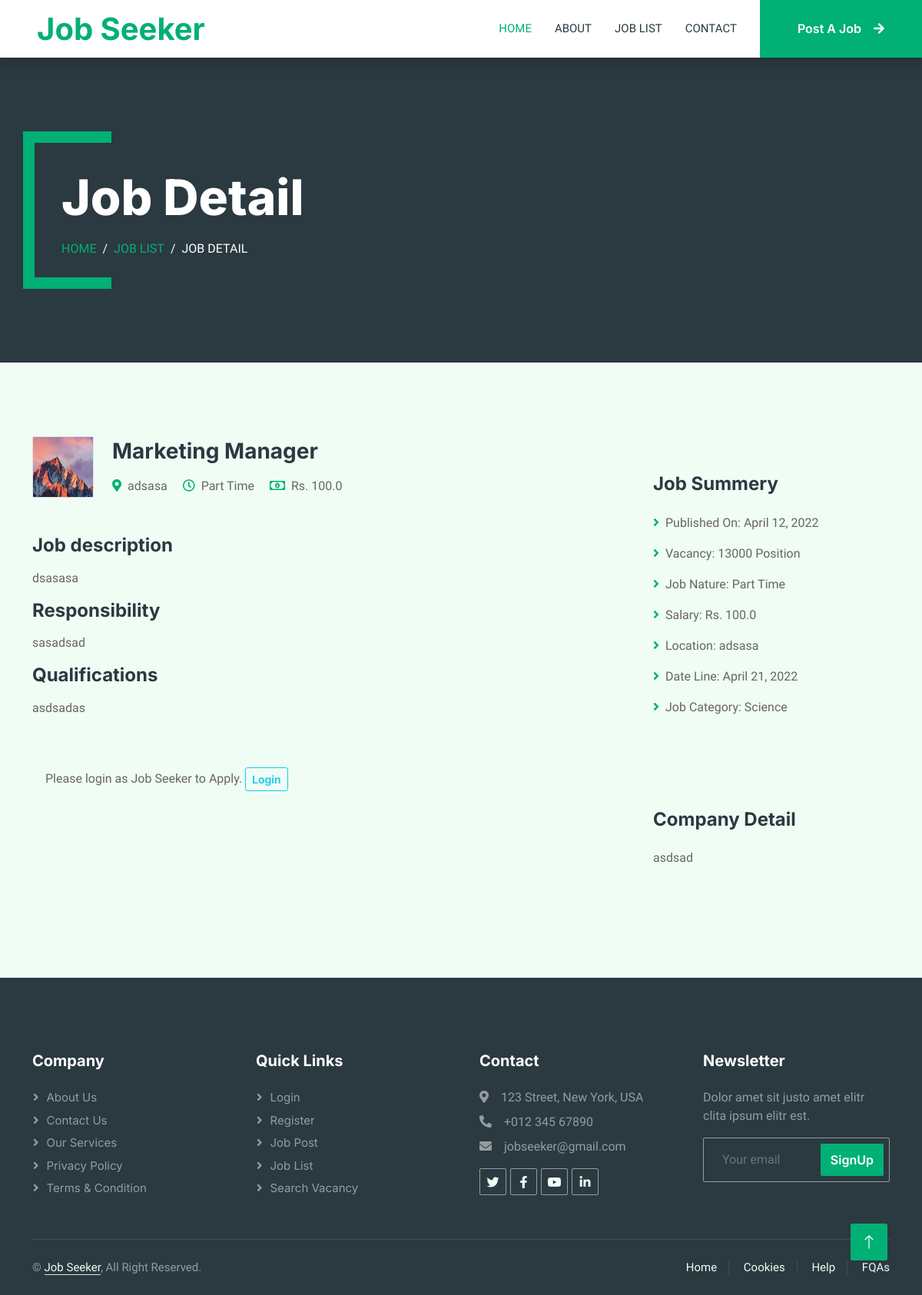
Screenshot of /jobDetail/6 with the database file from the repository.
### findingJob/models.py (models this page shows, shortened)
class jobdetail(models.Model):
    jobNature = (
        ('Part Time', 'Part Time'),
        ('Full Time', 'Full Time'),
    )
    user = models.ForeignKey(User, on_delete=models.CASCADE, null=True)
    title = models.CharField(max_length=200, null=True)
    location = models.CharField(max_length=200, null=True)
    type = models.CharField(max_length=200, null=True, choices=jobNature)
    salary = models.FloatField(max_length=200, null=True)
    description = models.TextField()
    responsibility = models.TextField()
    qualification = models.TextField()
    published_date = models.DateField(max_length=200, null=True)
    deadline_date = models.DateField(max_length=200, null=True)
    no_of_vaccinies = models.CharField(max_length=200, null=True)
    company_details = models.TextField()
    company_logo = models.ImageField(upload_to="company_logo", default="defaultlogo.png", null=True, blank=True)
    jobcategory = models.ForeignKey(JobCategory, on_delete=models.CASCADE, null=True, blank=True)

class JobCategory(models.Model):
    name = models.CharField(max_length=200, null=True)
    category_logo = models.ImageField(upload_to="category_logo", default="defaultlogo.png",
                                      validators=[validate_file_extension], null=True, blank=True)

### findingJob/views.py (the view)
# urls.py: path('jobDetail/<int:jobid>', views.jobDetail, name="jobDetail"),
def jobDetail(request, jobid):
    jobinfo = jobdetail.objects.filter(id=jobid)
    context = {'jobinfo': jobinfo[0]}
    return render(request, 'findingJob/job-detail.html', context)

### findingJob/templates/findingJob/job-detail.html (shortened to what this page needs)
{%  extends 'findingJob/main.html' %}
{% block content %}
{% load static %}
<div class="container-xxl py-5 bg-dark page-header mb-5">
    <div class="container my-5 pt-5 pb-4">
        <h1 class="display-3 text-white mb-3 animated slideInDown">Job Detail</h1>
        <nav aria-label="breadcrumb">
            <ol class="breadcrumb text-uppercase">
                <li class="breadcrumb-item"><a href="/">Home</a></li>
                <li class="breadcrumb-item"><a href="{%url 'jobList' %}">Job List</a></li>
                <li class="breadcrumb-item text-white active" aria-current="page">Job Detail</li>
            </ol>
        </nav>
    </div>
</div>
<div class="container-xxl py-5 wow fadeInUp" data-wow-delay="0.1s">
    <div class="container">
        <div class="row gy-5 gx-4">
            <div class="col-lg-8">
                <div class="d-flex align-items-center mb-5">
                    <img class="flex-shrink-0 img-fluid border rounded" src="/img/{{jobinfo.company_logo}}" alt=""
                         style="width: 80px; height: 80px;">
                    <div class="text-start ps-4">
                        <h3 class="mb-3">{{jobinfo.title}}</h3>
                        <span class="text-truncate me-3"><i class="fa fa-map-marker-alt text-primary me-2"></i>{{jobinfo.location}}</span>
                        <span class="text-truncate me-3"><i class="far fa-clock text-primary me-2"></i>{{jobinfo.type}}</span>
                        <span class="text-truncate me-0"><i class="far fa-money-bill-alt text-primary me-2"></i>Rs. {{jobinfo.salary}}</span>
                    </div>
                </div>
                <div class="mb-5">
                    <h4 class="mb-3">Job description</h4>
                    <p>{{jobinfo.description | safe}}</p>
                    <h4 class="mb-3">Responsibility</h4>
                    <p>{{jobinfo.responsibility | safe}}</p>
                    <h4 class="mb-3">Qualifications</h4>
                    <p>{{jobinfo.qualification | safe}}</p>
                </div>
                <div class="">
                    {% if user.groups.all.0.name == 'customer' %}
                    <h4 class="mb-4">Apply For The Job</h4>
                    <form>
                        <div class="row g-3">
                            <div class="col-12 col-sm-6">
                                <input type="text" class="form-control" placeholder="Your Name">
                            </div>
                            <div class="col-12 col-sm-6">
                                <input type="email" class="form-control" placeholder="Your Email">
                            </div>
                            <div class="col-12 col-sm-6">
                                <input type="text" class="form-control" placeholder="Portfolio Website">
                            </div>
                            <div class="col-12 col-sm-6">
                                <input type="file" class="form-control bg-white">
                            </div>
                            <div class="col-12">
                                <textarea class="form-control" rows="5" placeholder="Coverletter"></textarea>
                            </div>
                            <div class="col-12">
                                <button class="btn btn-primary w-100" type="submit">Apply Now</button>
                            </div>
                        </div>
                    </form>
                         {% elif user.groups.all.0.name == 'admin' %}
                    <div class="alert alert-warning">
                        <strong>Warning!</strong> You'r not allowed to Apply. Please login as Job Seeker.
                        <a class="btn btn-sm btn-danger" href="{% url 'logout' %}" >Go back</a>
                    </div>
                    {% else %}
                    <div class="alert alert-outline-info">
                        <strong></strong> Please login as Job Seeker to Apply.
                        <a class="btn btn-sm btn-outline-info" href="{% url 'login' %}" >Login</a>
                    </div>
                    {% endif %}
                </div>
            </div>
            <div class="col-lg-4">
                <div class="bg-light rounded p-5 mb-4 wow slideInUp" data-wow-delay="0.1s">
                    <h4 class="mb-4">Job Summery</h4>
                    <p><i class="fa fa-angle-right text-primary me-2"></i>Published On: {{jobinfo.published_date}}</p>
                    <p><i class="fa fa-angle-right text-primary me-2"></i>Vacancy: {{jobinfo.no_of_vaccinies}} Position
                    </p>
                    <p><i class="fa fa-angle-right text-primary me-2"></i>Job Nature: {{jobinfo.type}}</p>
                    <p><i class="fa fa-angle-right text-primary me-2"></i>Salary: Rs. {{jobinfo.salary}}</p>
                    <p><i class="fa fa-angle-right text-primary me-2"></i>Location: {{jobinfo.location}}</p>
                    <p><i class="fa fa-angle-right text-primary me-2"></i>Date Line: {{jobinfo.deadline_date}} </p>
                    <p class="m-0"><i class="fa fa-angle-right text-primary me-2"></i>Job Category:
                        {{jobinfo.jobcategory.name}} </p>
                </div>
                <div class="bg-light rounded p-5 wow slideInUp" data-wow-delay="0.1s">
                    <h4 class="mb-4">Company Detail</h4>
                    <p class="m-0">{{jobinfo.company_details | safe}}</p>
                </div>
            </div>
        </div>
    </div>
</div>
{% endblock %}

### static/css/style.css (style rules this page uses)
:root { --primary: #00B074; --secondary: #2B9BFF; --light: #EFFDF5; --dark: #2B3940; }
.btn { font-family: 'Inter', sans-serif; font-weight: 600; transition: .5s; }
.header-carousel .container, .page-header .container { position: relative; padding: 45px 0 45px 35px; border-left: 15px solid var(--primary); }
.header-carousel .container::before, .header-carousel .container::after, .page-header .container::before, .page-header .container::after { position: absolute; content: ""; top: 0; left: 0; width: 100px; height: 15px; background: var(--primary); }
.header-carousel .container::after, .page-header .container::after { top: 100%; margin-top: -15px; }
.page-header { background: linear-gradient(rgba(43, 57, 64, .5), rgba(43, 57, 64, .5)); background-size: cover; }
.breadcrumb-item + .breadcrumb-item::before { color: var(--light); }

### rows the page displays
jobdetail: company_logo (picture), title "Marketing Manager", location "adsasa", type "Part Time", salary "100.0", description "dsasasa", responsibility "sasadsad", qualification "asdsadas", published_date "April 12, 2022", no_of_vaccinies "13000", deadline_date "April 21, 2022", jobcategory.name "Science", company_details "asdsad"
